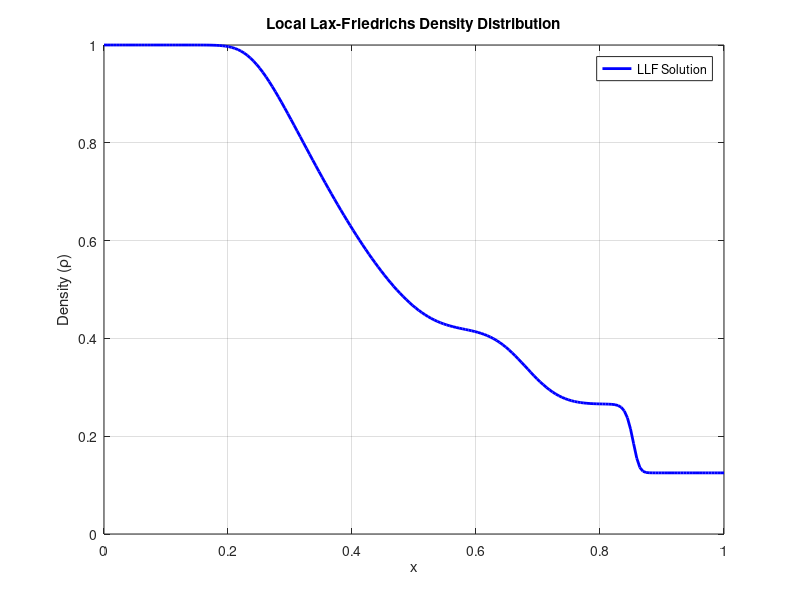

Write the MATLAB code that produced this figure. (Note: this script raises an error after producing the figure.)
function local_lax_friedrichs_solution()
    % Local Lax-Friedrichs method for Sod's shock tube problem
    
    % Initial conditions
    rho_L = 1.0; u_L = 0.0; p_L = 1.0;
    rho_R = 0.125; u_R = 0.0; p_R = 0.1;
    gamma = 1.4;
    
    % Domain and time
    N = 200;
    x = linspace(0, 1, N);
    dx = x(2) - x(1);
    t_final = 0.2;
    CFL = 0.5;
    
    % Initialize solution
    W = zeros(3, N);
    for i = 1:N
        if x(i) < 0.5
            W(1,i) = rho_L;
            W(2,i) = rho_L * u_L;
            W(3,i) = p_L/(gamma-1) + 0.5*rho_L*u_L^2;
        else
            W(1,i) = rho_R;
            W(2,i) = rho_R * u_R;
            W(3,i) = p_R/(gamma-1) + 0.5*rho_R*u_R^2;
        end
    end
    
    % Time stepping
    t = 0;
    while t < t_final
        % Calculate time step
        max_speed = 0;
        for i = 1:N
            rho = W(1,i);
            u = W(2,i)/rho;
            E = W(3,i);
            p = (gamma-1)*(E - 0.5*rho*u^2);
            c = sqrt(gamma*p/rho);
            max_speed = max(max_speed, abs(u) + c);
        end
        dt = CFL * dx / max_speed;
        if t + dt > t_final
            dt = t_final - t;
        end
        
        % Local Lax-Friedrichs update
        W_new = W;
        for i = 2:N-1
            % Calculate fluxes at interfaces
            F_im1 = euler_flux(W(:,i-1), gamma);
            F_i = euler_flux(W(:,i), gamma);
            F_ip1 = euler_flux(W(:,i+1), gamma);
            
            % Local wave speeds at interfaces
            alpha_left = max(wave_speed(W(:,i-1), gamma), wave_speed(W(:,i), gamma));
            alpha_right = max(wave_speed(W(:,i), gamma), wave_speed(W(:,i+1), gamma));
            
            % LLF fluxes at interfaces
            F_left = 0.5*(F_im1 + F_i) - 0.5*alpha_left*(W(:,i) - W(:,i-1));
            F_right = 0.5*(F_i + F_ip1) - 0.5*alpha_right*(W(:,i+1) - W(:,i));
            
            % Update using finite volume formula
            W_new(:,i) = W(:,i) - (dt/dx)*(F_right - F_left);
        end
        
        % Boundary conditions
        W_new(:,1) = W_new(:,2);
        W_new(:,N) = W_new(:,N-1);
        
        W = W_new;
        t = t + dt;
    end
    
    % Extract primitive variables
    rho = W(1,:);
    u = W(2,:) ./ W(1,:);
    E = W(3,:);
    p = (gamma-1)*(E - 0.5*W(1,:).*u.^2);
    
    % Save individual plots as TikZ
    % Density plot
    figure('Position', [100, 100, 400, 300]);
    set(gcf, 'Color', 'white');
    plot(x, rho, 'b-', 'LineWidth', 2);
    xlabel('x');
    ylabel('Density (\rho)');
    title('Local Lax-Friedrichs Density Distribution');
    legend('LLF Solution', 'Location', 'best');
    grid on;
    matlab2tikz('../figure/density_llf.tex');
    
    % Velocity plot
    figure('Position', [100, 100, 400, 300]);
    set(gcf, 'Color', 'white');
    plot(x, u, 'r-', 'LineWidth', 2);
    xlabel('x');
    ylabel('Velocity (u)');
    title('Local Lax-Friedrichs Velocity Distribution');
    legend('LLF Solution', 'Location', 'best');
    grid on;
    matlab2tikz('../figure/velocity_llf.tex');
    
    % Pressure plot
    figure('Position', [100, 100, 400, 300]);
    set(gcf, 'Color', 'white');
    plot(x, p, 'g-', 'LineWidth', 2);
    xlabel('x');
    ylabel('Pressure (p)');
    title('Local Lax-Friedrichs Pressure Distribution');
    legend('LLF Solution', 'Location', 'best');
    grid on;
    matlab2tikz('../figure/pressure_llf.tex');
end

function F = euler_flux(W, gamma)
    rho = W(1);
    u = W(2)/rho;
    E = W(3);
    p = (gamma-1)*(E - 0.5*rho*u^2);
    
    F = [rho*u; rho*u^2 + p; u*(E + p)];
end

function alpha = wave_speed(W, gamma)
    rho = W(1);
    u = W(2)/rho;
    E = W(3);
    p = (gamma-1)*(E - 0.5*rho*u^2);
    c = sqrt(gamma*p/rho);
    alpha = abs(u) + c;
end
